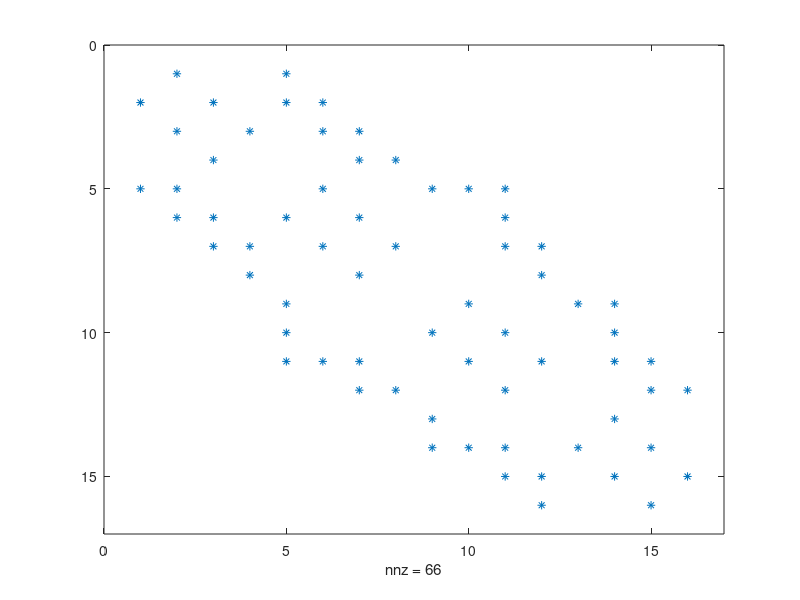
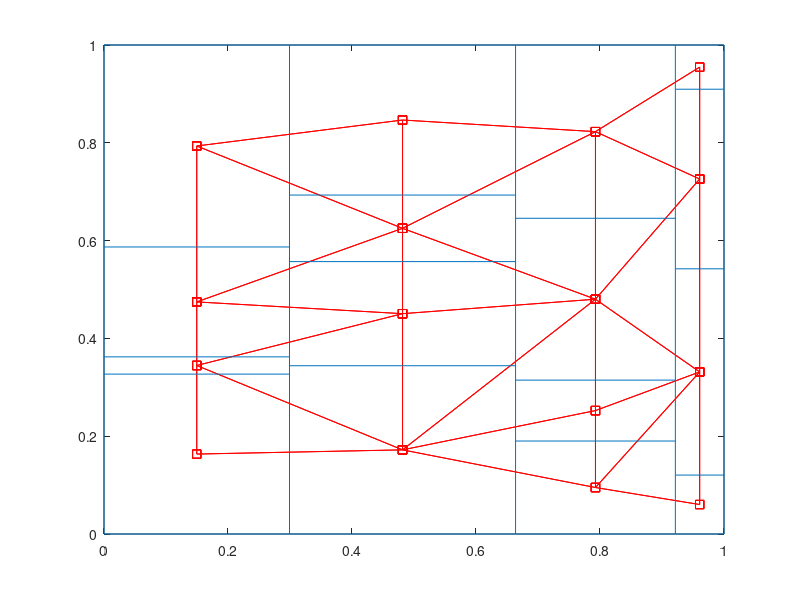

Source code (MATLAB) for these figures, in order:
close all; clear all; clc;

do_random=true;

% number of cut lines
n_cutx = 3;
n_cuty = 3;

% number of subsets per dimension
nx = n_cutx + 1;
ny = n_cuty + 1;

if do_random
    % cut lines in x
    X = [0 sort(rand(1,n_cutx)) 1];
    % cut lines in y, per column
    Y=zeros(nx,n_cuty+2);
    for i=1:nx
        Y(i,:) = [0 sort(rand(1,n_cuty)) 1];
    end
else
    X = linspace(0,1,n_cutx+2);
    tmp = linspace(0,1,n_cuty+2);
    for i=1:nx
        Y(i,:) = tmp;
    end
end

% adjacency matrix
n=nx*ny;
A = zeros(n,n);

% loop over columns 
for i=1:nx
    % beginning and end rows in A for this colum
    row_beg = (i-1)*ny+1;
    row_end = (i  )*ny  ;
    % up/down neighbors
    for row=row_beg:row_end
        % top neighbor
        if row~=row_end, A(row,row+1)=1; end
        % not need for bottom neighbors, we use transpose at the end
        % % bottom neighbor
        % if row~=row_beg, A(row,row-1)=1; end
    end
    
    % right neighbors, not needed for last column
    if i<nx 
        % cut lines of the current column
        cut_lines_curr = Y(i,:);
        % cut lines of the right neighbor column
        cut_lines_neig = Y(i+1,:);
        for j=1:ny
            % current row in A matrix
            current_row = (i-1)*ny+j;
            % cut lines of interest
            Y1=cut_lines_curr(j);
            Y2=cut_lines_curr(j+1);
            ind = find( (cut_lines_neig>Y1-eps) & (cut_lines_neig<Y2+eps) );
            % TODO: need fuzzy logic 
            % ind is the ID's of the cut lines of the neighbors
            if ~isempty(ind)
                connecting_subsets = [ind(1)-1 ind];
                if abs(Y1 - cut_lines_neig(ind(1)))< 1.5*eps
                    % remove the first subset
                    connecting_subsets(1) = [];
                end
                if abs(Y2 - cut_lines_neig(ind(end)))< 1.5*eps
                    % remove the last subset
                    connecting_subsets(end) = [];
                end
                % i*ny: to skip all ofthe subset in all columns from 1 to i included
                A(current_row,i*ny+connecting_subsets)=1;
            else
                % if ind is empty, then no cut lines of the neighboring
                % column intersect the given subset but that subset still
                % has a neighbor!!!
                ind1 = find(cut_lines_neig<Y1+eps);
                ind2 = find(cut_lines_neig>Y2-eps);
                if (ind1(end)-ind2(1)~=-1)
                    [i j]
                    ind1
                    ind2
                    warning('these 2 numbers must differ by -1 only');
                else
                    A(current_row,i*ny+ind1(end))=2;                    
                end
            end % ind is not empty
        end % loop over subset in given column
    end % we are not yet at the last column
    
end % loop of columns

% symmetric portion
A = A + A';
figure(1)
spy(A)

% plot the graph
figure(2)
Coordinates = zeros(n,2);
k=0;
for i=1:nx
    xval = (X(i)+X(i+1))/2;
    for j=1:ny
        yval = (Y(i,j)+Y(i,j+1))/2;
        k=k+1;
        Coordinates(k,:)=[xval yval];
    end
end
gplot(A,Coordinates,'r-s');
hold on
% superimpose the subset mesh 
for i=1:nx+1
    line([X(i),X(i)],[0,1])
    if i<=nx
        for j=1:ny+1
            line([X(i),X(i+1)],[Y(i,j),Y(i,j)])
        end
    end
end
    
% useful links:
% http://stackoverflow.com/questions/27339909/how-to-automatically-create-coordinates-when-graphing-adjacency-matrix-using-mat
% http://stackoverflow.com/questions/3277541/construct-adjacency-matrix-in-matlab
% 
% 
